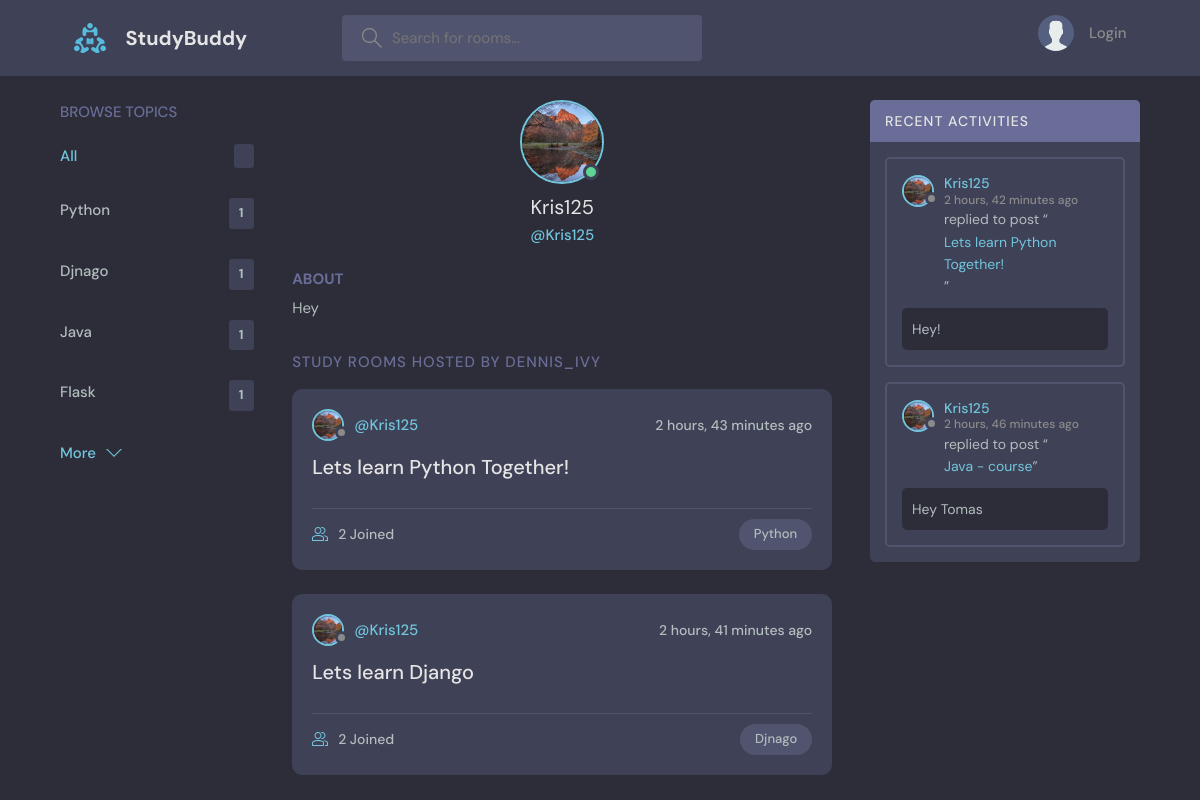
Page /profile/1/ on the committed database.
### base/models.py (models this page shows, shortened)
class Topic(models.Model):
    name = models.CharField(max_length=200)

class User(AbstractUser):
    name = models.CharField(max_length=200, null=True)
    email = models.EmailField(unique=True, null=True)
    bio = models.TextField(null=True)
    avatar = models.ImageField(default='avatar.svg')
    USERNAME_FIELD = 'email'
    REQUIRED_FIELDS = []

class Room(models.Model):
    host = models.ForeignKey(User, on_delete= models.SET_NULL, null=True)
    topic = models.ForeignKey(Topic, on_delete= models.SET_NULL, null=True)
    name = models.CharField(max_length=200)
    description = models.TextField(null=True, blank=True)
    participants = models.ManyToManyField(User, related_name='participants', blank=True)
    updated = models.DateTimeField(auto_now=True)
    created = models.DateTimeField(auto_now_add=True)
    class Meta:
        ordering = ['-updated','-created']
    def __str__(self):
        return self.name

class Message(models.Model):
    user = models.ForeignKey(User, on_delete= models.CASCADE)
    room = models.ForeignKey(Room, on_delete= models.CASCADE)
    body = models.TextField()
    updated = models.DateTimeField(auto_now=True)
    created = models.DateTimeField(auto_now_add=True)
    class Meta:
        ordering = ['-created','-updated']

### base/views.py (the view)
# urls.py: path('profile/<str:pk>/', views.userProfile, name='user-profile' ),
def userProfile(request, pk):
    user = User.objects.get(id=pk)
    user_messages = user.message_set.all()
    rooms = user.room_set.all()
    topics = Topic.objects.all()
    context = {'user':user, 'rooms':rooms, 'user_messages':user_messages, 'topics':topics}
    return render(request, 'profile.html', context)

### base/templates/profile.html (shortened to what this page needs)
{% extends 'main.html' %}
{% block content %}
{% load static %}
  <main class="profile-page layout layout--3">
    <div class="container">
      {% include "topics_component.html" %}
      <div class="roomList">
        <div class="profile">
          <div class="profile__avatar">
            <div class="avatar avatar--large active">
              <img src={{user.avatar.url}} />
            </div>
          </div>
          <div class="profile__info">
            <h3>{{user.username}}</h3>
            <p>@{{user.username}}</p>
          </div>
          <div class="profile__about">
            <h3>About</h3>
            <p>
              {{user.bio}}
            </p>
          </div>
        </div>
        <div class="roomList__header">
          <div>
            <h2>Study Rooms Hosted by dennis_ivy</a>
            </h2>
          </div>
        </div>
        {% include 'feed_component.html' %}
      </div>
      {% include 'activity_component.html' %}
    </div>
  </main>
{% endblock content %}

### templates/main.html (shortened to what this page needs)
<!DOCTYPE html>
{% load static %}
<html lang="en">
  <head>
    <link rel="stylesheet" href={% static 'styles/style.css' %} />
  </head>
  <body>
    {% include 'navbar.html' %}  {% block content %} {% endblock content %}
  </body>
</html>

### templates/navbar.html (shortened to what this page needs)
{% load static %}
<header class="header header--loggedIn">
    <div class="container">
      <a href={% url 'home' %} class="header__logo">
        <img src={% static 'images/logo.svg' %}/>
        <h1>StudyBuddy</h1>
      </a>
      <form class="header__search" method='GET' action={% url 'home' %}>
        <label>
          <input name='q' placeholder="Search for rooms..." />
        </label>
      <nav class="header__menu">
        {% if request.user.is_authenticated %}
        <div class="header__user">
          <a href={% url 'user-profile' request.user.id %}>
            <div class="avatar avatar--medium active">
              <img src={{request.user.avatar.url}} />
            </div>
            <p>{{request.user.username}} <span>{{request.user.username}}</span></p>
          </a>
          <button class="dropdown-button">
            <svg
              version="1.1"
              xmlns="http://www.w3.org/2000/svg"
              width="32"
              height="32"
              viewBox="0 0 32 32"
            >
              <title>chevron-down</title>
              <path d="M16 21l-13-13h-3l16 16 16-16h-3l-13 13z"></path>
            </svg>
          </button>
        </div>
        {% else %}
        <a href={% url 'login' %}>
          <img src={% static 'images/avatar.svg' %} />
          <p>Login</p>
        {% endif %}
      </nav>
    </div>
  </header>

### base/templates/topics_component.html (shortened to what this page needs)
<div class="topics">
  <div class="topics__header">
      <h2>Browse Topics</h2>
  </div>
  <ul class="topics__list">
      <li>
          <a href="{% url 'home' %}" class="active">All <span>{{room_count.count}}</span></a>
      </li>
      {% for topic in topics %}
      {% if topic.room_set.all.count == 0 %}
      {% else %}
      <li>
          <a href="{% url 'home' %}?q={{topic.name}}">{{topic.name}}<span>{{topic.room_set.all.count}}</span></a>
      </li>
      {% endif %}
      {% endfor %}
  </ul>
  <a class="btn btn--link" href={% url 'home' %}>
      More
      <svg version="1.1" xmlns="http://www.w3.org/2000/svg" width="32" height="32" viewBox="0 0 32 32">
          <title>chevron-down</title>
          <path d="M16 21l-13-13h-3l16 16 16-16h-3l-13 13z"></path>
      </svg>
</div>

### base/templates/feed_component.html (shortened to what this page needs)
{% load static %}
{% for room in rooms %}
<div class="roomListRoom">
  <div class="roomListRoom__header">
    <a href={% url 'user-profile' room.host.id %} class="roomListRoom__author">
      <div class="avatar avatar--small">
        <img src={{room.host.avatar.url}} />
      </div>
      <span>@{{room.host.username}}</span>
    </a>
    <div class="roomListRoom__actions">
      <span>{{room.created|timesince}} ago</span>
    </div>
  </div>
  <div class="roomListRoom__content">
    <a href={% url 'room' room.id %}>{{room.name}}</a>
  </div>
  <div class="roomListRoom__meta">
    <a href={% url 'room' room.id %} class="roomListRoom__joined">
      {{room.participants.all.count}} Joined
    </a>
    <p class="roomListRoom__topic">{{room.topic.name}}</p>
  </div>
</div>
{% endfor %}

### base/templates/activity_component.html (shortened to what this page needs)
{% load static %}
<div class="activities">
  <div class="activities__header">
    <h2>Recent Activities</h2>
  </div>
  {% for message in user_messages %}
  <div class="activities__box">
    <div class="activities__boxHeader roomListRoom__header">
      <a href={% url 'user-profile' message.user.id %} class="roomListRoom__author">
        <div class="avatar avatar--small">
          <img src={{ message.user.avatar.url }} />
        </div>
        <p>
          {{message.user.username}}
          <span>{{message.created|timesince}} ago</span>
        </p>
      </a>
    </div>
    <div class="activities__boxContent">
      <p>replied to post “<a href={% url 'room' message.room.id %}>{{message.room}}</a>”</p>
      <div class="activities__boxRoomContent">
        {{message.body}}
      </div>
    </div>
  </div>
  {% endfor %}
</div>

### rows in the picture
Topic: name "Python", room_set.all.count "1"
Topic: name "Djnago", room_set.all.count "1"
Topic: name "Java", room_set.all.count "1"
Topic: name "Flask", room_set.all.count "1"
User: avatar (picture), username "Kris125", bio "Hey"
Room: host.avatar (picture), host.username "Kris125", created "2 hours, 43 minutes", name "Lets learn Python Together!", participants.all.count "2", topic.name "Python"
Room: host.avatar (picture), host.username "Kris125", created "2 hours, 41 minutes", name "Lets learn Django", participants.all.count "2", topic.name "Djnago"
Message: user.avatar (picture), user.username "Kris125", created "2 hours, 42 minutes", room "Lets learn Python Together!", body "Hey!"
Message: user.avatar (picture), user.username "Kris125", created "2 hours, 46 minutes", room "Java - course", body "Hey Tomas"
